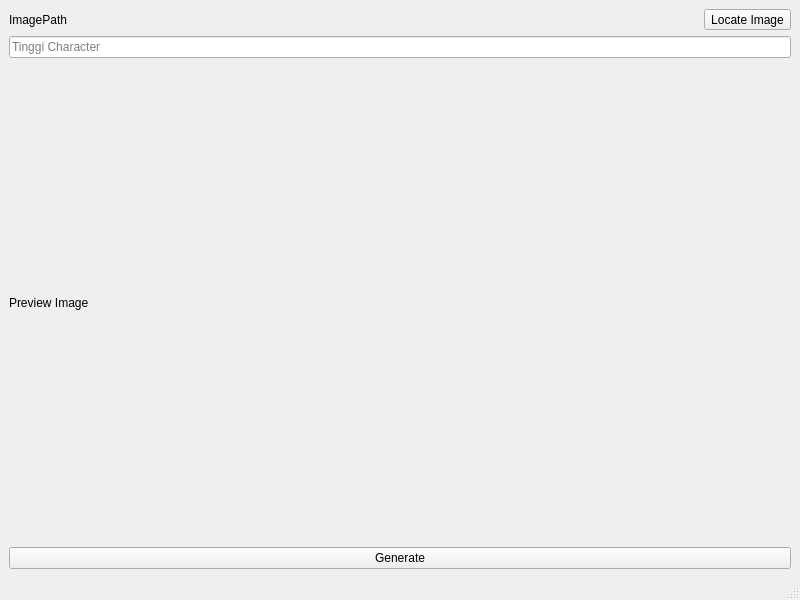
<?xml version="1.0" encoding="UTF-8"?>
<ui version="4.0">
 <class>MainWindow</class>
 <widget class="QMainWindow" name="MainWindow">
  <property name="geometry">
   <rect>
    <x>0</x>
    <y>0</y>
    <width>800</width>
    <height>600</height>
   </rect>
  </property>
  <property name="windowTitle">
   <string>MainWindow</string>
  </property>
  <widget class="QWidget" name="centralwidget">
   <layout class="QGridLayout" name="gridLayout_2">
    <item row="0" column="0">
     <layout class="QGridLayout" name="gridLayout">
      <item row="1" column="0">
       <widget class="QLabel" name="label_imagePath">
        <property name="text">
         <string>ImagePath</string>
        </property>
       </widget>
      </item>
      <item row="1" column="1">
       <widget class="QToolButton" name="toolButton_locateImage">
        <property name="text">
         <string>Locate Image</string>
        </property>
       </widget>
      </item>
      <item row="3" column="0" colspan="2">
       <widget class="QLabel" name="label_Preview">
        <property name="text">
         <string>Preview Image</string>
        </property>
       </widget>
      </item>
      <item row="2" column="0" colspan="2">
       <widget class="QLineEdit" name="lineEdit_height">
        <property name="placeholderText">
         <string>Tinggi Character</string>
        </property>
       </widget>
      </item>
      <item row="4" column="0" colspan="2">
       <widget class="QPushButton" name="pushButton_generate">
        <property name="text">
         <string>Generate</string>
        </property>
       </widget>
      </item>
     </layout>
    </item>
   </layout>
  </widget>
  <widget class="QMenuBar" name="menubar">
   <property name="geometry">
    <rect>
     <x>0</x>
     <y>0</y>
     <width>800</width>
     <height>33</height>
    </rect>
   </property>
  </widget>
  <widget class="QStatusBar" name="statusbar"/>
 </widget>
 <resources/>
 <connections/>
</ui>
